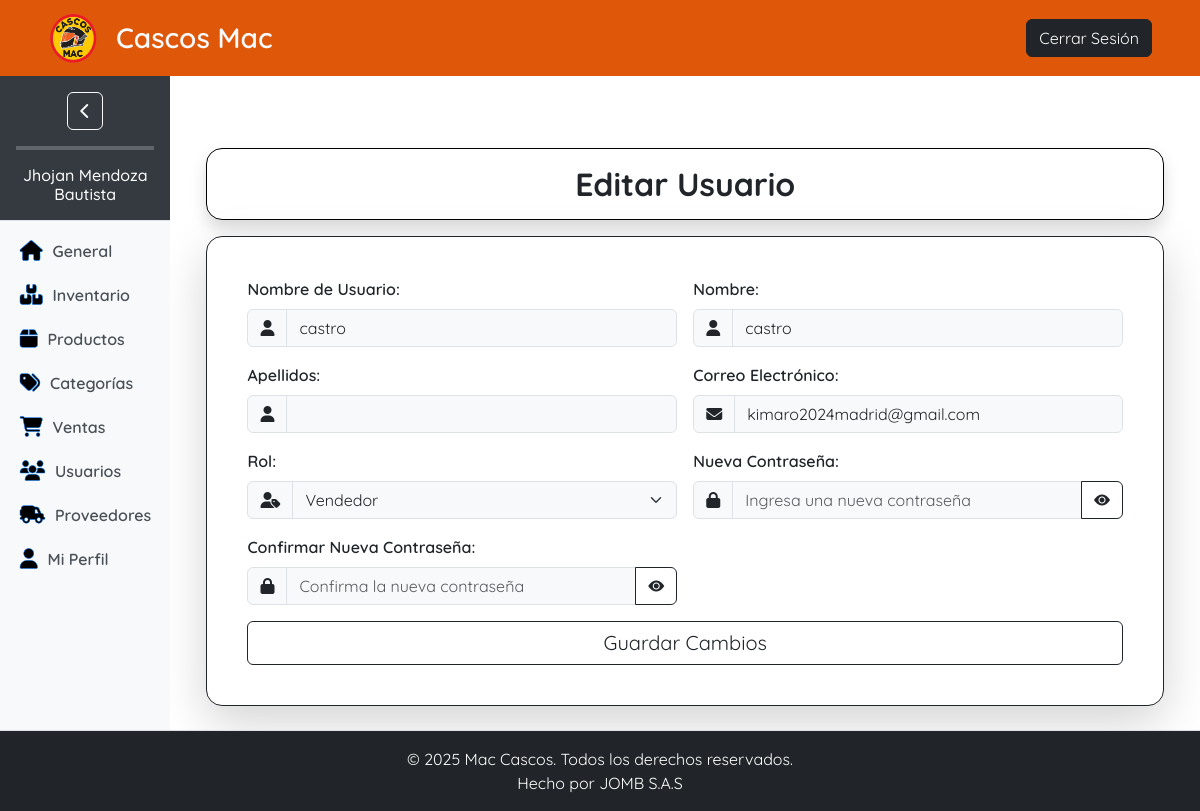
Page /usuarios/editar/4/ (signed in) on the committed database.
### usuarios/models.py (models this page shows, shortened)
class Usuario(AbstractUser):
    EMAIL_FIELD = 'email'
    ROLES = (
        ('', 'Seleccione una opción'),
        ('gerente', 'Gerente'),
        ('vendedor', 'Vendedor'),
    )
    email = models.EmailField(unique=True)
    rol = models.CharField(
        max_length=20,
        choices=ROLES,
    )

### usuarios/views.py (the view, shortened to what this page needs)
# urls.py: path('editar/<int:pk>/', EditarUsuarioView.as_view(), name='editar_usuario'),
class EditarUsuarioView(LoginRequiredMixin,UpdateView):
    login_url = 'login'  # Redirige si no está autenticado
    model = Usuario
    template_name = 'dashboard/usuarios/editar_usuario.html'
    form_class = EditarUsuarioForm
    success_url = reverse_lazy('listar_usuarios')

### usuarios/forms.py (shortened to what this page needs)
class EditarUsuarioForm(UserChangeForm):
    password1 = forms.CharField(
        label="Nueva Contraseña",
        widget=forms.PasswordInput(attrs={'class': 'form-control', 'placeholder': 'Ingresa una nueva contraseña'}),
        required=False
    )
    password2 = forms.CharField(
        label="Confirmar Contraseña",
        widget=forms.PasswordInput(attrs={'class': 'form-control', 'placeholder': 'Confirma la nueva contraseña'}),
        required=False
    )
    class Meta:
        model = Usuario
        fields = ['username', 'email', 'first_name', 'last_name', 'rol']

### tienda/templatetags/custom_filters.py (called while the page is built)
@register.filter(name='add_class')
def add_class(field, args):
    try:
        parts = args.split(',')
        css_class = parts[0].strip()  # Primer parámetro es la clase CSS
        placeholder = parts[1].strip() if len(parts) > 1 else None  # Segundo parámetro es el placeholder (opcional)
        attrs = {'class': css_class}
        if placeholder:
            attrs['placeholder'] = placeholder
        return field.as_widget(attrs=attrs)
    except AttributeError:
        return field

### templates/dashboard/usuarios/editar_usuario.html (shortened to what this page needs)
{% extends 'base_dashboard.html' %}
{% load static %}
{% load custom_filters %}
{% block content %}
<div class="container mt-5">
    <h2 class="container fw-bolder text-center align-middle border border-black p-3 rounded-4 mb-3 shadow">Editar
        Usuario</h2>
    <div class="card shadow-lg rounded-4 p-4 border-dark">
        <div class="card-body">
            <form method="post" id="edit-usuario-form" class="needs-validation row g-3" novalidate>
                <div class="col-md-6">
                    <label for="id_username" class="form-label fw-semibold text-letter">Nombre de Usuario:</label>
                    <div class="input-group">
                        <span class="input-group-text"><i class="fa-solid fa-user"></i></span>
                        {{ form.username|add_class:"form-control bg-light text-dark" }}
                    </div>
                </div>
                <div class="col-md-6">
                    <label for="id_first_name" class="form-label fw-semibold text-letter">Nombre:</label>
                    <div class="input-group">
                        <span class="input-group-text"><i class="fa-solid fa-user"></i></span>
                        {{ form.first_name|add_class:"form-control bg-light text-dark" }}
                    </div>
                </div>
                <div class="col-md-6">
                    <label for="id_last_name" class="form-label fw-semibold text-letter">Apellidos:</label>
                    <div class="input-group">
                        <span class="input-group-text"><i class="fa-solid fa-user"></i></span>
                        {{ form.last_name|add_class:"form-control bg-light text-dark" }}
                    </div>
                </div>
                <div class="col-md-6">
                    <label for="id_email" class="form-label fw-semibold text-letter">Correo Electrónico:</label>
                    <div class="input-group">
                        <span class="input-group-text"><i class="fa-solid fa-envelope"></i></span>
                        {{ form.email|add_class:"form-control bg-light text-dark" }}
                    </div>
                </div>
                <div class="col-md-6">
                    <label for="id_rol" class="form-label fw-semibold text-letter">Rol:</label>
                    <div class="input-group">
                        <span class="input-group-text"><i class="fa-solid fa-user-tag"></i></span>
                        {{ form.rol|add_class:"form-select bg-light text-dark" }}
                    </div>
                </div>
                <div class="col-md-6">
                    <label for="id_password" class="form-label fw-semibold text-letter">Nueva Contraseña:</label>
                    <div class="input-group">
                        <span class="input-group-text"><i class="fa-solid fa-lock"></i></span>
                        {{ form.password1|add_class:"form-control bg-light text-dark" }}
                        <button type="button" class="btn btn-outline-dark toggle-password" data-target="#id_password1">
                            <i class="bi bi-eye-fill"></i>
                        </button>
                    </div>
                </div>
                <div class="col-md-6">
                    <label for="id_password2" class="form-label fw-semibold text-letter">Confirmar Nueva
                        Contraseña:</label>
                    <div class="input-group">
                        <span class="input-group-text"><i class="fa-solid fa-lock"></i></span>
                        {{ form.password2|add_class:"form-control bg-light text-dark" }}
                        <button type="button" class="btn btn-outline-dark toggle-password" data-target="#id_password2">
                            <i class="bi bi-eye-fill"></i>
                        </button>
                    </div>
                </div>
                <div class="col-12">
                    <button type="submit" class="btn btn-outline-dark w-100 fs-5">Guardar Cambios</button>
                </div>
            </form>
        </div>
    </div>
</div>
{% endblock %}

### templates/base_dashboard.html (shortened to what this page needs)
{% load static %}
<!DOCTYPE html>
<html lang="es">
<head>
    <link rel="stylesheet" href="{% static 'css/base_dash.css' %}">
    <link href="https://cdn.jsdelivr.net/npm/bootstrap@5.3.3/dist/css/bootstrap.min.css" rel="stylesheet"
>
    <link href="https://cdnjs.cloudflare.com/ajax/libs/font-awesome/6.0.0-beta3/css/all.min.css" rel="stylesheet">
    <link rel="stylesheet" href="https://cdn.jsdelivr.net/npm/bootstrap-icons@1.11.3/font/bootstrap-icons.min.css">
</head>
<body class="d-flex flex-column min-vh-100">
    <header class="navbar navbar-expand-lg navbar-expand-md py-2 px-5 d-none d-lg-flex d-md-flex">
        <a class="navbar-brand d-flex align-items-center" href="{% url 'index' %}">
            <img src="{% static 'img/logo2.png' %}" alt="Logo de Mac Cascos" class="me-2">
            <span class="fs-3 fw-semibold text-light">Cascos Mac</span>
        </a>
        <ul class="navbar-nav ms-auto">
            {% if user.is_authenticated %}
                <a href="{% url 'logout' %}" class="btn btn-dark">Cerrar Sesión</a>
            {% else %}
                <a href="{% url 'index' %}" class="btn btn-outline-dark">Volver al Inicio</a>
            {% endif %}
        </ul>
    </header>
    <div class="d-flex flex-grow-1 overflow-hidden">
        {% if user.is_authenticated %}
            <aside class="sidebar bg-light overflow-hidden" id="sidebar">
                <div class="sidebar-header">
                    <div class="align-items-center align-content-center">
                        <div class="align-items-center align-content-center mb-3">
                            <button class="btn btn-outline-light ms-auto" id="sidebar-toggle">
                                <i class="fas fa-chevron-left" id="boton-colapso"></i>
                            </button>
                        </div>
                        <hr class="border border-2" id="division-bar">
                        <div id="user-name-column">
                            <h1 class="fs-6 mb-0" id="sidebar-user-name">
                                {{ request.user.get_full_name }}
                            </h1>
                        </div>
                    </div>
                </div>
                <nav class="sidebar-nav text-center">
                    <ul class="nav flex-column mt-2">
                        {% if user.rol == 'gerente' %}
                            <li class="nav-item">
                                <a href="{% url 'dashboard_gerente' %}" class="nav-link ajax-link" data-bs-toggle="tooltip"
                                    title="General">
                                    <i class="fa fa-house"></i> General
                                </a>
                            </li>
                            <li class="nav-item">
                                <a href="{% url 'inventario' %}" class="nav-link ajax-link" data-bs-toggle="tooltip"
                                    title="Inventario">
                                    <i class="fa fa-boxes"></i> Inventario
                                </a>
                            </li>
                            <li class="nav-item">
                                <a href="{% url 'contenido_productos' %}" class="nav-link ajax-link" data-bs-toggle="tooltip"
                                    title="Productos">
                                    <i class="fa fa-box"></i> Productos
                                </a>
                            </li>
                            <li class="nav-item">
                                <a href="{% url 'contenido_categorias' %}" class="nav-link ajax-link" data-bs-toggle="tooltip"
                                    title="Categorías">
                                    <i class="fa fa-tags"></i> Categorías
                                </a>
                            </li>
                            <li class="nav-item">
                                <a href="{% url 'ventas:contenido_ventas' %}" class="nav-link ajax-link"
                                    data-bs-toggle="tooltip" title="Ventas">
                                    <i class="fa fa-shopping-cart"></i> Ventas
                                </a>
                            </li>
                            <li class="nav-item">
                                <a href="{% url 'listar_usuarios' %}" class="nav-link ajax-link" data-bs-toggle="tooltip"
                                    title="Usuarios">
                                    <i class="fa fa-users"></i> Usuarios
                                </a>
                            </li>
                            <li class="nav-item">
                                <a href="{% url 'contenido_proveedores' %}" class="nav-link ajax-link" data-bs-toggle="tooltip"
                                    title="Proveedores">
                                    <i class="fa fa-truck-field"></i> Proveedores
                                </a>
                            </li>
                            <li class="nav-item">
                                <a href="{% url 'mi_perfil' %}" class="nav-link ajax-link" data-bs-toggle="tooltip"
                                    title="Usuarios">
                                    <i class="fa fa-user"></i> Mi Perfil
                                </a>
                            </li>
                        {% endif %}
                    </ul>
                </nav>
            </aside>
        {% endif %}
        <main class="flex-grow-1 overflow-auto p-4 container-fluid">
            {% block content %}{% endblock %}
        </main>
    </div>
    <footer class="bg-dark text-white border-top shadow-sm mt-auto py-3">
        <div class="container">
            <div class="row flex-column">
                <div class="col-mb-3">
                    <p class="mb-0">&copy; 2025 Mac Cascos. Todos los derechos reservados.</p>
                </div>
                <div class="col">
                    <p class="mb-0">
                        <a href="https://jhojanomb.github.io/JOMB/" class="text-white text-decoration-none">
                            Hecho por JOMB S.A.S
                        </a>
                    </p>
                </div>
            </div>
        </div>
    </footer>
</body>
</html>

### static/css/base_dash.css (style rules this page uses)
:root { --fuente-letra: 'Quicksand', sans-serif; --color-bg-navbar: #df580a; --color-bg-sidebar: #343a40; --color-text-sidebar: #ffffff; --color-hover: #007bff; --color-hover-dark: #0056b3; --color-footer: #343a40; --color-text-footer: #ffffff; }
* { font-family: var(--fuente-letra); margin: 0; padding: 0; box-sizing: border-box; }
body { font-family: var(--fuente-letra); display: flex; flex-direction: column; min-height: 100vh; }
.navbar { background: var(--color-bg-navbar) !important; padding: 10px 15px; }
.navbar-brand { display: flex; align-items: center; gap: 10px; color: #212529; font-weight: 600; font-size: 1.25rem; }
.navbar-brand img { width: 50px; height: 50px; }
.navbar-nav .btn { color: white; background-color: #212529; }
.sidebar-header { background-color: var(--color-bg-sidebar); color: var(--color-text-sidebar); padding: 1rem; text-align: center; border-bottom: 1px solid #dee2e6; }
.sidebar-nav .nav-link { font-size: 1rem; color: #495057; padding: 10px 20px; display: flex; align-items: center; transition: all 0.3s ease; }
.sidebar-nav .nav-link i { margin-right: 10px; font-size: 1.25rem; color: black; -webkit-text-stroke: 0.5px var(--color-hover); transition: color 0.3s ease; }
.sidebar:not(.collapsed) { width: 200px; transition: width 0.3s ease; }
footer { background-color: var(--color-footer); color: var(--color-text-footer); text-align: center; padding: 10px 0; width: 100%; position: relative; bottom: 0; }
.nav-item a { font-size: 16px; font-weight: 600; }

### rows in the picture
Usuario: user.get_full_name "Jhojan Mendoza Bautista"
Usuario: username "castro", first_name "castro", email "kimaro2024madrid@gmail.com", rol "Vendedor"
